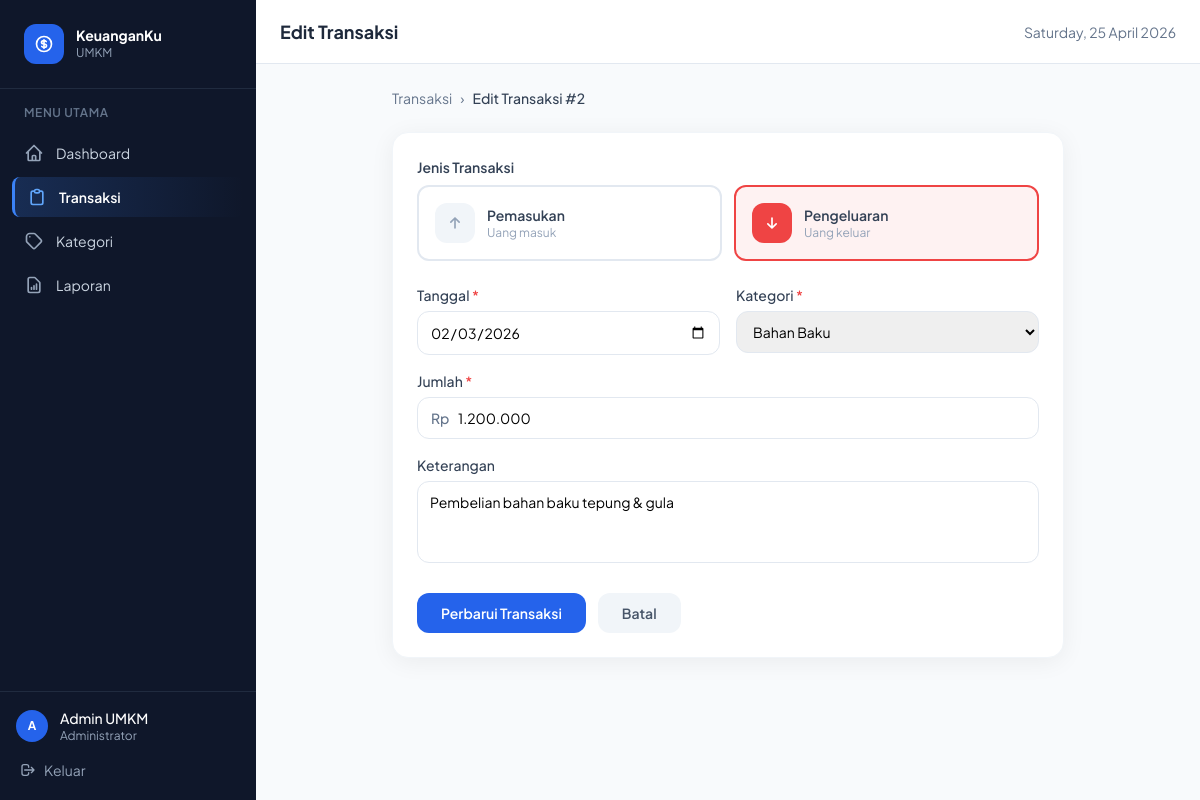
The page /transaksi/edit.php?id=2 (signed in) on the database its author committed.
### tables this page shows
CREATE TABLE transaksi (
    id INT PRIMARY KEY AUTO_INCREMENT,
    tanggal DATE NOT NULL,
    jenis ENUM('pemasukan', 'pengeluaran') NOT NULL,
    kategori_id INT NOT NULL,
    jumlah DECIMAL(15,2) NOT NULL,
    keterangan TEXT,
    created_at TIMESTAMP DEFAULT CURRENT_TIMESTAMP,
    FOREIGN KEY (kategori_id) REFERENCES kategori(id) ON DELETE RESTRICT
);

### transaksi/edit.php (the view, shortened to what this page needs)
<?php
require_once '../config/koneksi.php';
require_once '../includes/layout.php';
$id = (int)($_GET['id'] ?? 0);
$stmt = $pdo->prepare("SELECT * FROM transaksi WHERE id = ?");
$stmt->execute([$id]);
$trx = $stmt->fetch();
$input = $trx;
$stmt = $pdo->query("SELECT * FROM kategori ORDER BY jenis, nama_kategori");
$semuaKategori = $stmt->fetchAll();
?>
<div class="flex min-h-screen">
    <div class="flex-1 flex flex-col min-w-0">
        <main class="flex-1 p-6 overflow-auto fade-in">
            <div class="max-w-2xl mx-auto">
                <div class="flex items-center gap-2 text-sm text-slate-500 mb-6">
                    <a href="/umkm-keuangan/transaksi/index.php" class="hover:text-blue-600">Transaksi</a>
                    <span>›</span>
                    <span class="text-slate-700 font-medium">Edit Transaksi #<?= $id ?></span>
                </div>
                <div class="bg-white rounded-2xl card-shadow border border-slate-100 p-6">
                    <form method="POST">
                        <div class="mb-6">
                            <label class="block text-sm font-semibold text-slate-700 mb-2">Jenis Transaksi</label>
                            <div class="grid grid-cols-2 gap-3">
                                <?php foreach (['pemasukan','pengeluaran'] as $jenisOpt):
                                    $isSelected = $input['jenis'] === $jenisOpt;
                                    $color = $jenisOpt==='pemasukan' ? 'emerald' : 'red';
                                    $icon = $jenisOpt==='pemasukan'
                                        ? 'M7 11l5-5m0 0l5 5m-5-5v12'
                                        : 'M17 13l-5 5m0 0l-5-5m5 5V6';
                                    $label = $jenisOpt==='pemasukan' ? 'Pemasukan' : 'Pengeluaran';
                                    $sublabel = $jenisOpt==='pemasukan' ? 'Uang masuk' : 'Uang keluar';
                                ?>
                                <label class="cursor-pointer">
                                    <div class="jenis-card-<?= $jenisOpt ?> border-2 rounded-xl p-4 flex items-center gap-3 transition-all <?= $isSelected ? "border-{$color}-500 bg-{$color}-50" : 'border-slate-200' ?>">
                                        <div class="w-10 h-10 rounded-xl <?= $isSelected ? "bg-{$color}-500" : 'bg-slate-100' ?> flex items-center justify-center">
                                            <svg class="w-5 h-5 <?= $isSelected?'text-white':'text-slate-400' ?>" fill="none" stroke="currentColor" viewBox="0 0 24 24">
                                                <path stroke-linecap="round" stroke-linejoin="round" stroke-width="2" d="<?= $icon ?>"/>
                                            </svg>
                                        </div>
                                        <div>
                                            <div class="font-semibold text-sm text-slate-700"><?= $label ?></div>
                                            <div class="text-xs text-slate-400"><?= $sublabel ?></div>
                                        </div>
                                    </div>
                                </label>
                                <?php endforeach; ?>
                            </div>
                        </div>
                        <div class="grid grid-cols-1 sm:grid-cols-2 gap-4 mb-4">
                            <div>
                                <label class="block text-sm font-medium text-slate-700 mb-1.5">Tanggal <span class="text-red-500">*</span></label>
                                <input type="date" name="tanggal" value="<?= htmlspecialchars($input['tanggal']) ?>"
                                    class="w-full border border-slate-200 rounded-xl px-3 py-2.5 text-sm focus:outline-none focus:ring-2 focus:ring-blue-500/20 focus:border-blue-400" required>
                            </div>
                            <div>
                                <label class="block text-sm font-medium text-slate-700 mb-1.5">Kategori <span class="text-red-500">*</span></label>
                                <select name="kategori_id" id="selectKategori"
                                    class="w-full border border-slate-200 rounded-xl px-3 py-2.5 text-sm focus:outline-none focus:ring-2 focus:ring-blue-500/20 focus:border-blue-400" required>
                                    <?php foreach ($semuaKategori as $kat): ?>
                                    <option value="<?= $kat['id'] ?>" data-jenis="<?= $kat['jenis'] ?>"
                                        <?= $input['kategori_id'] == $kat['id'] ? 'selected' : '' ?>>
                                        <?= htmlspecialchars($kat['nama_kategori']) ?>
                                    </option>
                                    <?php endforeach; ?>
                                </select>
                            </div>
                        </div>
                        <div class="mb-4">
                            <label class="block text-sm font-medium text-slate-700 mb-1.5">Jumlah <span class="text-red-500">*</span></label>
                            <div class="relative">
                                <div class="absolute inset-y-0 left-0 pl-3.5 flex items-center pointer-events-none">
                                    <span class="text-slate-500 text-sm font-medium">Rp</span>
                                </div>
                                <input type="text" name="jumlah" id="jumlahInput"
                                    value="<?= number_format((float)$input['jumlah'], 0, ',', '.') ?>"
                                    class="w-full border border-slate-200 rounded-xl pl-10 pr-4 py-2.5 text-sm focus:outline-none focus:ring-2 focus:ring-blue-500/20 focus:border-blue-400"
                                    oninput="formatJumlah(this)" required>
                            </div>
                        </div>
                        <div class="mb-6">
                            <label class="block text-sm font-medium text-slate-700 mb-1.5">Keterangan</label>
                            <textarea name="keterangan" rows="3"
                                class="w-full border border-slate-200 rounded-xl px-3 py-2.5 text-sm focus:outline-none focus:ring-2 focus:ring-blue-500/20 focus:border-blue-400 resize-none"><?= htmlspecialchars($input['keterangan']) ?></textarea>
                        </div>
                        <div class="flex items-center gap-3">
                            <button type="submit" class="bg-blue-600 hover:bg-blue-700 text-white px-6 py-2.5 rounded-xl text-sm font-semibold transition-colors">
                                Perbarui Transaksi
                            </button>
                            <a href="/umkm-keuangan/transaksi/index.php" class="bg-slate-100 hover:bg-slate-200 text-slate-600 px-6 py-2.5 rounded-xl text-sm font-semibold transition-colors">
                                Batal
                            </a>
                        </div>
                    </form>
                </div>
            </div>
        </main>
    </div>
</div>
</body></html>

### rows shown on the page
transaksi: jenis "pengeluaran" (drawn), tanggal "02/03/2026", jumlah "1.200.000", keterangan "Pembelian bahan baku tepung & gula"

### other values the page prints
$item['label'] "Dashboard"
$item['label'] "Transaksi"
$item['label'] "Kategori"
$item['label'] "Laporan"
substr($user, 0, 1) "A"
$user "Admin UMKM"
$pageTitle "Edit Transaksi"
$id "2"
$label "Pemasukan"
$sublabel "Uang masuk"
$label "Pengeluaran"
$sublabel "Uang keluar"
